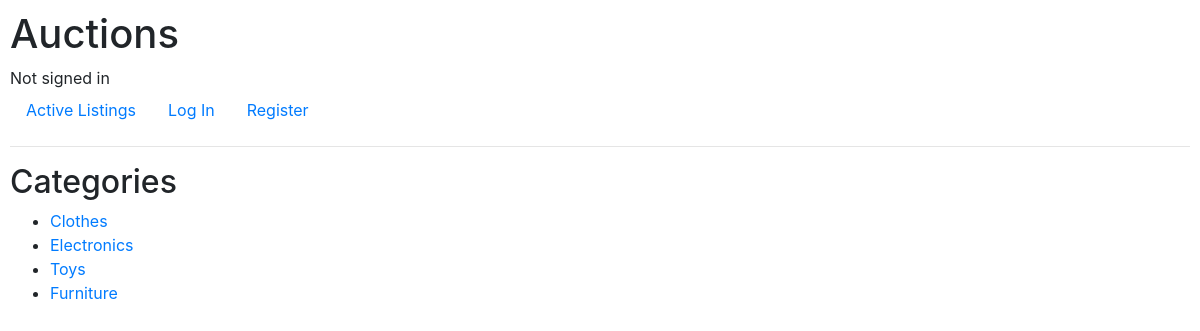
The page /categories on the database its author committed.
### auctions/models.py (models this page shows, shortened)
class Category(models.Model):
    category_name = models.CharField(max_length=128, blank=True, null=True, default=None)

### auctions/views.py (the view)
# urls.py: path("categories", views.category, name="category"),
def category(request):
	categories = Category.objects.all()
	data = {
		"categories": categories,
	}
	return render(request, 'auctions/categories.html', data)

### auctions/templates/auctions/categories.html
{% extends "auctions/layout.html" %}
{% block body %}
<h2>Categories</h2>
<ul>
  {% for category in categories %}
  <li>
    <a href="{% url 'one_category' category_id=category.id %}"
      >{{ category.category_name }}</a>
  </li>
  {% endfor %}
</ul>
{% endblock %}

### auctions/static/auctions/style.css (style rules this page uses)
body { padding: 10px; }

### rows shown on the page
Category: category_name "Clothes"
Category: category_name "Electronics"
Category: category_name "Toys"
Category: category_name "Furniture"
